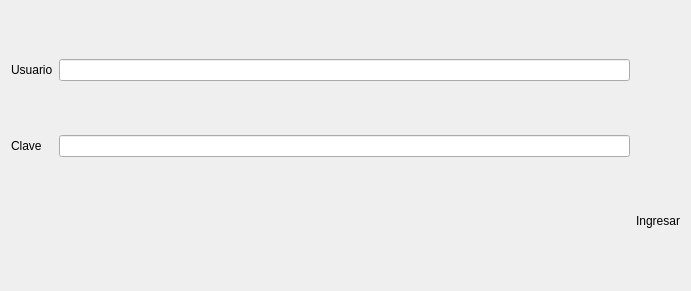
<?xml version="1.0" encoding="UTF-8"?>
<ui version="4.0">
 <class>Ventana</class>
 <widget class="QWidget" name="Ventana">
  <property name="geometry">
   <rect>
    <x>0</x>
    <y>0</y>
    <width>691</width>
    <height>291</height>
   </rect>
  </property>
  <property name="windowTitle">
   <string>Login</string>
  </property>
  <layout class="QGridLayout" name="gridLayout">
   <item row="0" column="0">
    <widget class="QLabel" name="lUsuario">
     <property name="text">
      <string>Usuario</string>
     </property>
    </widget>
   </item>
   <item row="2" column="2">
    <widget class="boton" name="lIngresar">
     <property name="maximumSize">
      <size>
       <width>50</width>
       <height>20</height>
      </size>
     </property>
     <property name="cursor">
      <cursorShape>PointingHandCursor</cursorShape>
     </property>
     <property name="text">
      <string>Ingresar</string>
     </property>
    </widget>
   </item>
   <item row="0" column="1">
    <widget class="QLineEdit" name="leUsuario"/>
   </item>
   <item row="2" column="1">
    <spacer name="horizontalSpacer">
     <property name="orientation">
      <enum>Qt::Horizontal</enum>
     </property>
     <property name="sizeHint" stdset="0">
      <size>
       <width>40</width>
       <height>20</height>
      </size>
     </property>
    </spacer>
   </item>
   <item row="1" column="0">
    <widget class="QLabel" name="lClave">
     <property name="text">
      <string>Clave</string>
     </property>
    </widget>
   </item>
   <item row="1" column="1">
    <widget class="QLineEdit" name="leClave"/>
   </item>
  </layout>
 </widget>
 <customwidgets>
  <customwidget>
   <class>boton</class>
   <extends>QLabel</extends>
   <header>boton.h</header>
  </customwidget>
 </customwidgets>
 <resources/>
 <connections/>
</ui>
